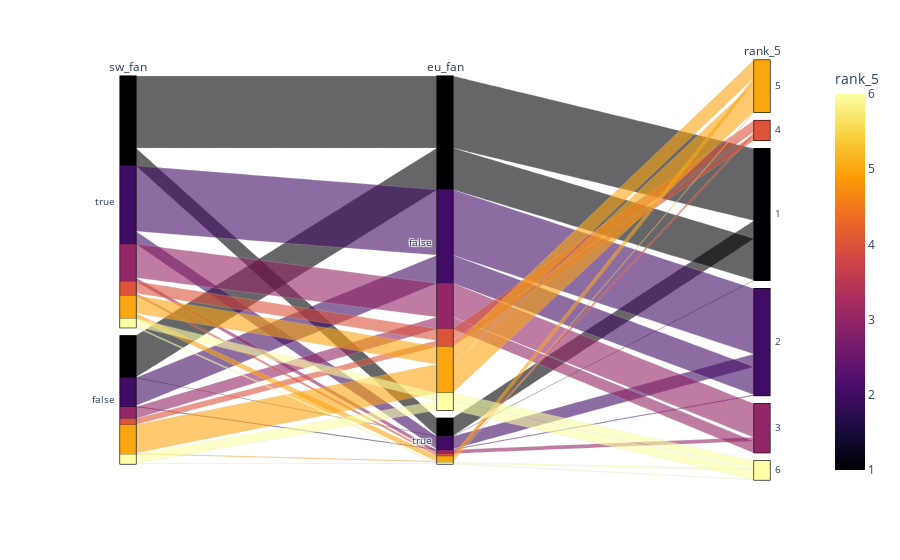

The notebook cell saved with this chart:
### Markdown cell above
Cycling through the different respondent characteristics, I noticed the following noteworthy things:
+ **sw_fan:** Non Star Wars fans rank the newer trilogy (Episode 1-3) higher than Star Wars fans do. <br> For example: At least 75% of fans rank Episode 2 fourth or lower (median = fifth). 75% of non-fans rank Episode 2 as second best film or lower (median=fourth). <br> Star Wars fans appreciate Episode 4 much more (median =second) than non-fans (median=fourth). 
+ **eu_fan:** On the aggregate, fans of the extended universe in my opinion have got ranking pretty right. Episodes 1-3 being much poorer than Episodes 4-6 with Episodes 2 being the weakest of all and Episode 5 being the best of all. 
+ **shot_first:** This questions might be a decent predictor of a person's movie taste. Participants who were unable to answer it sometimes rank Episode 5 poorly - scandalous!
+ **gender:** Females seem to enjoy Episode 1 more than males. It is the other way around for Episode 3. Episode 3 features a darker tone and is [more violent](https://youtu.be/8631ukAVr6g?t=160).
+ **age**: I found it absolutely astonishing that older people (>60 years) liked Episode 1 quite a bit.

For fun: below charts let's you explore movie ratings by two categories.

### Code cell
if True:
    cat_1="sw_fan"
    cat_2="eu_fan"
    movie_rank ="rank_5"

# # now interactive parallel categories
# @interact
# def widget_parallel_cats(cat_1=id_vars[1:],
#                          cat_2=id_vars[2:],
#                          movie_rank=movie_ranks):

    parallel_cat = star_wars_up[[cat_1,cat_2,movie_rank]]
    fig = px.parallel_categories(parallel_cat, 
                                 color=movie_rank, 
                                 color_continuous_scale=px.colors.sequential.Inferno)
    fig.show()

### Figure 1 — Plotly figure (JSON) as saved in the notebook; plotly's stock layout.template omitted (floating-point values rounded to 4 significant figures; data arrays with more than 128 entries replaced by an {"elided": "..."} marker saying what was removed)
{"data": [{"dimensions": [{"label": "sw_fan", "values": {"elided": "812 bool values"}}, {"label": "eu_fan", "values": {"elided": "812 bool values"}}, {"label": "rank_5", "values": {"elided": "812 int values"}}], "domain": {"x": [0, 1], "y": [0, 1]}, "line": {"color": {"elided": "812 int values"}, "coloraxis": "coloraxis"}, "name": "", "type": "parcats"}], "layout": {"coloraxis": {"colorbar": {"title": {"text": "rank_5"}}, "colorscale": [[0, "#000004"], [0.1111, "#1b0c41"], [0.2222, "#4a0c6b"], [0.3333, "#781c6d"], [0.4444, "#a52c60"], [0.5556, "#cf4446"], [0.6667, "#ed6925"], [0.7778, "#fb9b06"], [0.8889, "#f7d13d"], [1, "#fcffa4"]]}, "legend": {"tracegroupgap": 0}, "margin": {"t": 60}}}
